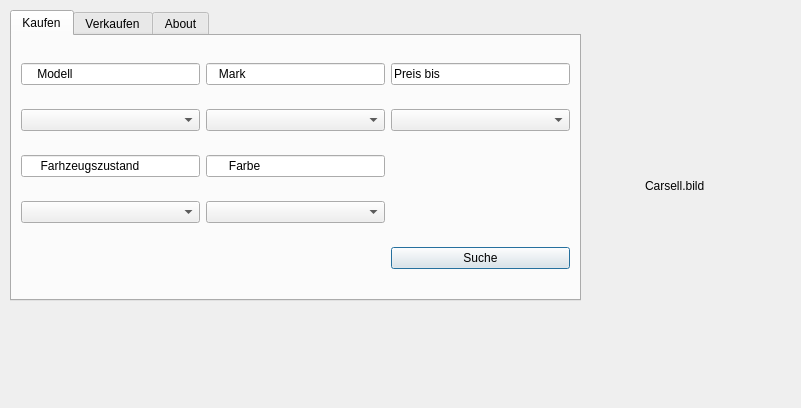
<?xml version="1.0" encoding="UTF-8"?>
<ui version="4.0">
 <class>Dialog</class>
 <widget class="QDialog" name="Dialog">
  <property name="geometry">
   <rect>
    <x>0</x>
    <y>0</y>
    <width>801</width>
    <height>408</height>
   </rect>
  </property>
  <property name="windowTitle">
   <string>Dialog</string>
  </property>
  <widget class="QLabel" name="label_pic">
   <property name="geometry">
    <rect>
     <x>645</x>
     <y>100</y>
     <width>91</width>
     <height>171</height>
    </rect>
   </property>
   <property name="text">
    <string>Carsell.bild</string>
   </property>
  </widget>
  <widget class="QTabWidget" name="tabWidget">
   <property name="geometry">
    <rect>
     <x>10</x>
     <y>10</y>
     <width>571</width>
     <height>291</height>
    </rect>
   </property>
   <property name="currentIndex">
    <number>0</number>
   </property>
   <widget class="QWidget" name="tab_3">
    <attribute name="title">
     <string>Kaufen</string>
    </attribute>
    <layout class="QGridLayout" name="gridLayout">
     <item row="2" column="0">
      <widget class="QLineEdit" name="Farbe">
       <property name="text">
        <string>     Farhzeugszustand</string>
       </property>
      </widget>
     </item>
     <item row="1" column="2">
      <widget class="QComboBox" name="comboPreis"/>
     </item>
     <item row="2" column="1">
      <widget class="QLineEdit" name="Color">
       <property name="text">
        <string>      Farbe</string>
       </property>
      </widget>
     </item>
     <item row="0" column="0">
      <widget class="QLineEdit" name="Modell">
       <property name="text">
        <string>    Modell</string>
       </property>
      </widget>
     </item>
     <item row="0" column="1">
      <widget class="QLineEdit" name="Mark">
       <property name="text">
        <string>   Mark</string>
       </property>
      </widget>
     </item>
     <item row="1" column="0">
      <widget class="QComboBox" name="comboModel"/>
     </item>
     <item row="3" column="1">
      <widget class="QComboBox" name="comboColor"/>
     </item>
     <item row="3" column="0">
      <widget class="QComboBox" name="comboBox"/>
     </item>
     <item row="4" column="2">
      <widget class="QPushButton" name="Suche">
       <property name="text">
        <string>Suche</string>
       </property>
      </widget>
     </item>
     <item row="0" column="2">
      <widget class="QLineEdit" name="Preis">
       <property name="text">
        <string>Preis bis</string>
       </property>
      </widget>
     </item>
     <item row="1" column="1">
      <widget class="QComboBox" name="comboMark"/>
     </item>
    </layout>
   </widget>
   <widget class="QWidget" name="tab_4">
    <attribute name="title">
     <string>Verkaufen</string>
    </attribute>
    <widget class="QLabel" name="label">
     <property name="geometry">
      <rect>
       <x>576</x>
       <y>40</y>
       <width>151</width>
       <height>201</height>
      </rect>
     </property>
     <property name="text">
      <string>    Carsell.bild</string>
     </property>
    </widget>
    <widget class="QWidget" name="">
     <layout class="QVBoxLayout" name="verticalLayout">
      <item>
       <widget class="QGroupBox" name="groupBox">
        <property name="title">
         <string>Spezifikationen   eingeben</string>
        </property>
        <layout class="QGridLayout" name="gridLayout_2">
         <item row="0" column="0" colspan="2">
          <widget class="QLineEdit" name="lineEdit">
           <property name="text">
            <string>     Marken</string>
           </property>
          </widget>
         </item>
         <item row="0" column="2">
          <widget class="QLineEdit" name="lineEdit_2">
           <property name="text">
            <string>    Modell</string>
           </property>
          </widget>
         </item>
         <item row="0" column="3">
          <widget class="QLineEdit" name="lineEdit_6">
           <property name="text">
            <string>   Farbe</string>
           </property>
          </widget>
         </item>
         <item row="1" column="0">
          <widget class="QComboBox" name="comboMark_2"/>
         </item>
         <item row="1" column="2">
          <widget class="QComboBox" name="comboModel_2"/>
         </item>
         <item row="2" column="0" colspan="2">
          <widget class="QLineEdit" name="lineEdit_3">
           <property name="text">
            <string>   Preis</string>
           </property>
          </widget>
         </item>
         <item row="3" column="2">
          <widget class="QComboBox" name="comboBox_2"/>
         </item>
         <item row="4" column="0" colspan="2">
          <widget class="QLineEdit" name="Kraftstoff">
           <property name="text">
            <string>Kraftstoff</string>
           </property>
          </widget>
         </item>
         <item row="5" column="0">
          <widget class="QComboBox" name="comboKraft"/>
         </item>
         <item row="5" column="3">
          <widget class="QPushButton" name="erstellen">
           <property name="text">
            <string>Inserat erstellen</string>
           </property>
          </widget>
         </item>
         <item row="2" column="2">
          <widget class="QLineEdit" name="lineEdit_4">
           <property name="text">
            <string>  Fahrzeugzustand</string>
           </property>
          </widget>
         </item>
         <item row="3" column="0">
          <widget class="QLineEdit" name="linePreis"/>
         </item>
         <item row="1" column="3">
          <widget class="QLineEdit" name="lineFarbe"/>
         </item>
        </layout>
       </widget>
      </item>
     </layout>
    </widget>
   </widget>
   <widget class="QWidget" name="tab_5">
    <attribute name="title">
     <string>About</string>
    </attribute>
   </widget>
  </widget>
 </widget>
 <resources/>
 <connections/>
</ui>
